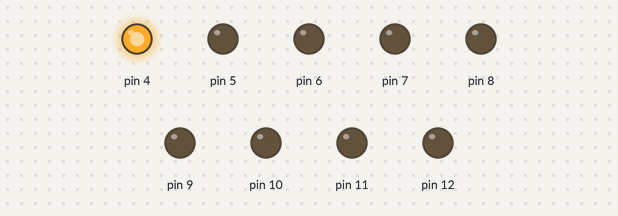
Simulated run of this sketch. Board: Arduino Uno, built with avr-gcc and run on an emulated ATmega328P. Shown: output pins drawn as LEDs (lit = HIGH). What the sketch prints to the serial monitor is not drawn.

Above: at 0.02 s.
At 0.27 s:
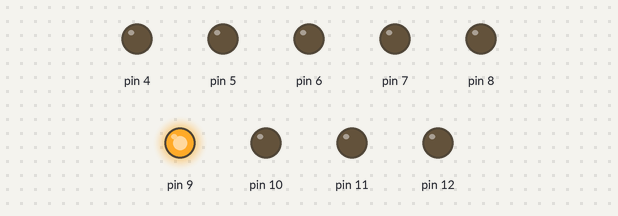
At 0.57 s:
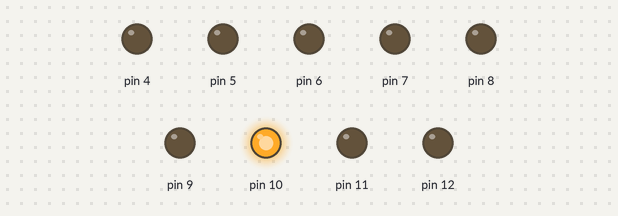
At 1.12 s:
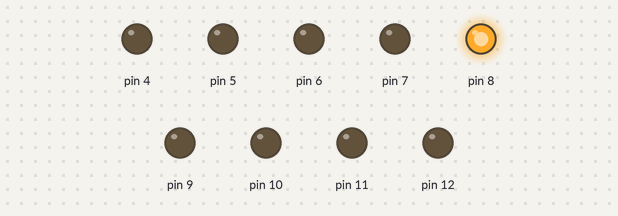
At 1.67 s:
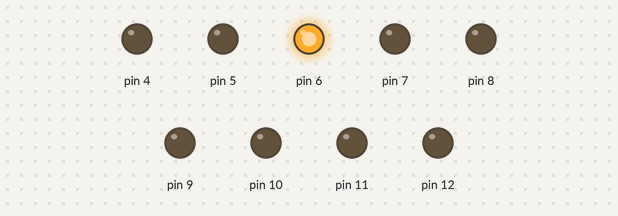
At 2.25 s:
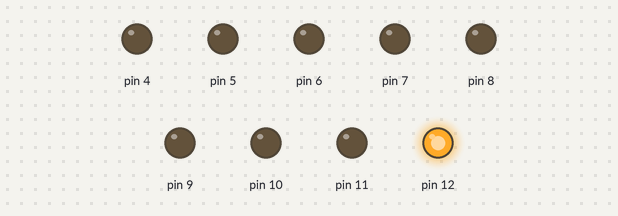
Timing chart, 0 to 3.0 s (numbered marks = the images above):
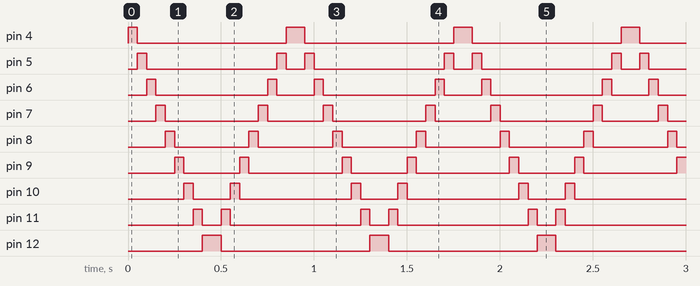

The sketch:

CylonScanner01.ino
```cpp
//CylonScanner01
//Taken somewhere


int del=50; // sets a default delay time
int top = 12;
int bottom = 4;
int state = HIGH;
void setup() {
  Serial.begin(9600);
  Serial.println("CylonScanner01");
  // initialize the digital pins as outputs:
  for (int i = bottom; i<=top ; i++) {
    pinMode(i, OUTPUT);
  } // end of for loop
}

void loop() {

  // Cylon Scanner
  for (int i = bottom; i<=top; i++) { // blink from LEDs 2 to 12
    digitalWrite(i, state);
    delay(del);
    if(i < top) {
      digitalWrite(i, !state);
    }
  }
  for (int i = top; i>=bottom; i--) { // blink from LEDs 2 to 12
    digitalWrite(i, state);
    delay(del);
    if(i > bottom) {
      digitalWrite(i, !state);
    }
  }
}
```

Measured:
- by itself, pin 4, pin 12: alternates HIGH for 0.10 s and LOW for 0.80 s
- by itself, pin 5: repeats every 0.90 s: LOW 0.70 s, HIGH 0.05 s, LOW 0.10 s, HIGH 0.05 s
- by itself, pin 6: repeats every 0.90 s: LOW 0.60 s, HIGH 0.05 s, LOW 0.20 s, HIGH 0.05 s
- by itself, pin 7: repeats every 0.90 s: LOW 0.50 s, HIGH 0.05 s, LOW 0.30 s, HIGH 0.05 s
- by itself, pin 8: alternates HIGH for 0.05 s and LOW for 0.40 s
- by itself, pin 9: repeats every 0.90 s: LOW 0.30 s, HIGH 0.05 s, LOW 0.50 s, HIGH 0.05 s
- by itself, pin 10: repeats every 0.90 s: LOW 0.20 s, HIGH 0.05 s, LOW 0.60 s, HIGH 0.05 s
- by itself, pin 11: repeats every 0.90 s: LOW 0.10 s, HIGH 0.05 s, LOW 0.70 s, HIGH 0.05 s
